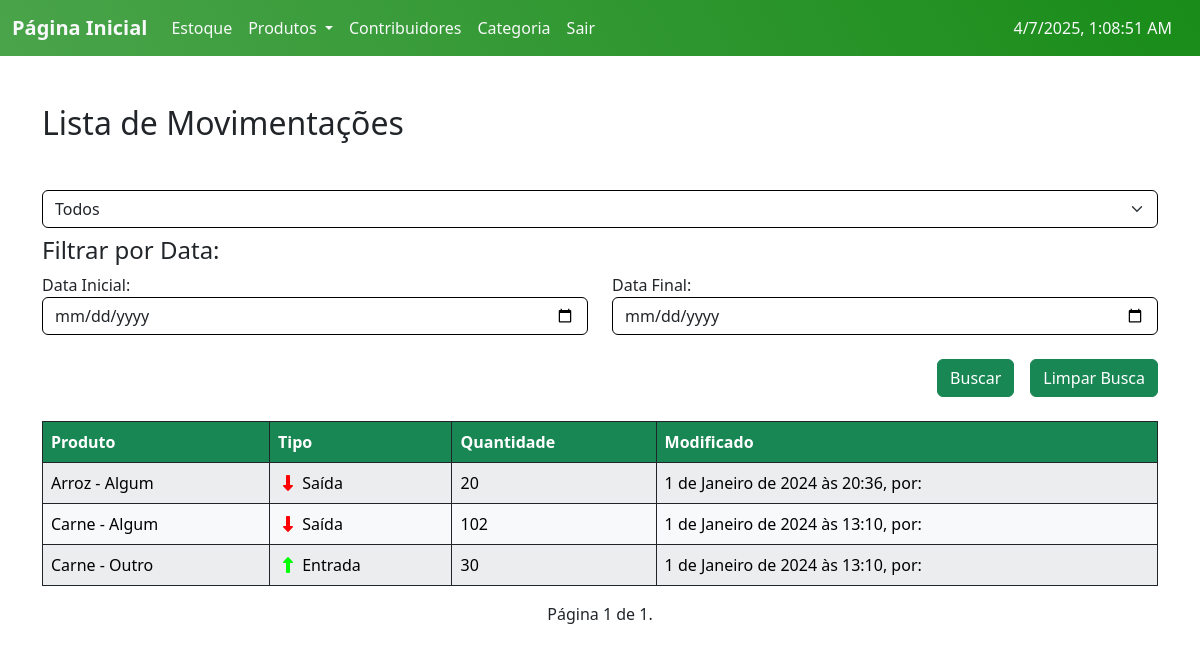
The app's page /Movimentos/ (signed in), older data.
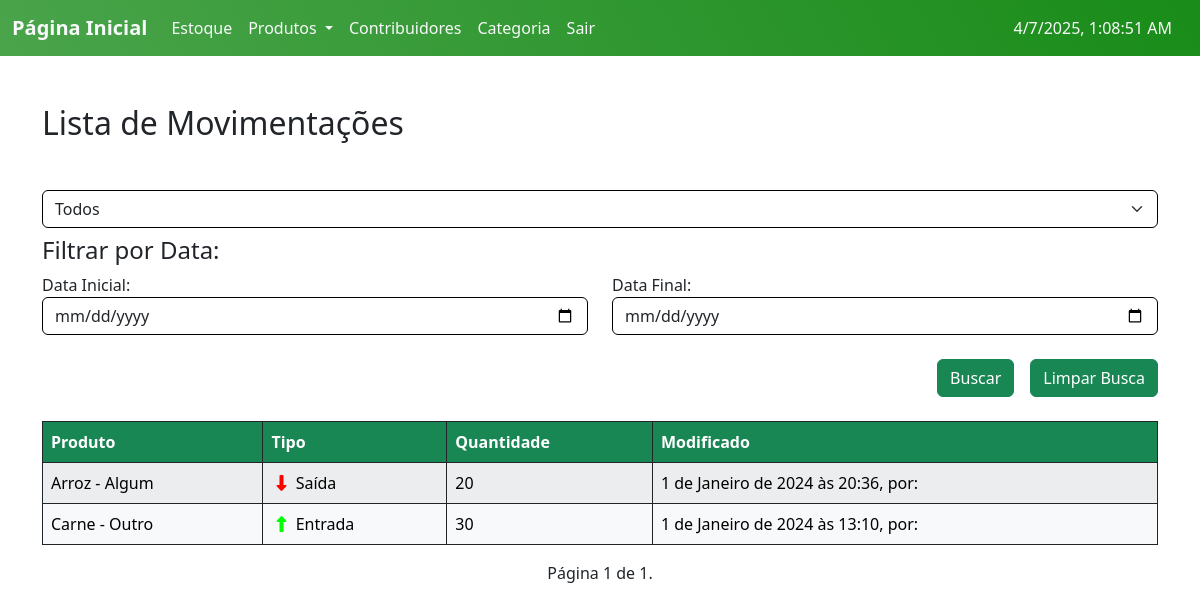
The same page, newer data.
### ABSJ/models.py (models this page shows, shortened)
class Movimento(models.Model):
    user = models.ForeignKey(User, on_delete=models.CASCADE)
    produto = models.ForeignKey(Produto, on_delete=models.CASCADE)
    quantidade = models.PositiveIntegerField()
    tipo = models.CharField(max_length=7, choices=MOVIMENTO)
    modificado = models.DateTimeField(auto_now=True)
    class Meta:
        ordering = ['-modificado']

class Produto(models.Model):
    slug = models.SlugField(unique=True)
    user = models.ForeignKey(User, on_delete=models.CASCADE)
    categoria = models.ForeignKey(Categoria, on_delete=models.CASCADE, null=True)
    contribuidor = models.ForeignKey(Contribuidor, on_delete=models.CASCADE, null=True)
    produto = models.CharField(max_length=200)
    codigo = models.PositiveIntegerField(unique=True)
    estoque = models.PositiveIntegerField(default=0)
    validade = models.DateField()
    tempo_ultima_atualizacao = models.DateField(default=date.today)
    quantidade_dias = models.IntegerField(default=0)
    class Meta:
        ordering = ['produto']
    def __str__(self):
        return self.produto.capitalize()

class Contribuidor(models.Model):
    slug = models.SlugField(unique=True)
    contribuidor = models.CharField(max_length=250, unique=True)
    tipocontribuidor = models.CharField(choices=CONTRIBUIDOR, max_length=10)
    tempo = models.DateField()
    tempo_ultima_atualizacao = models.DateField(default=date.today)
    quantidade_dias = models.PositiveIntegerField(default=0)
    observacoes = models.TextField(blank=True, null=True)
    class Meta:
        ordering = ['tempo']
    def __str__(self):
        return self.contribuidor.capitalize()

### ABSJ/views.py (the view, shortened to what this page needs)
# urls.py: path('Movimentos/', v.movimento_list, name='Movimento_list'),
@login_required
def movimento_list(request):
    movimentos = m.Movimento.objects.all()
    tipo = request.GET.get('tipo')
    sDate = request.GET.get('start_date')
    eDate = request.GET.get('end_date')
    if tipo:
        movimentos = movimentos.filter(tipo=tipo)
    paginator = Paginator(movimentos, 30)
    page = request.GET.get('page')
    try:
        movimentos = paginator.page(page)
    except PageNotAnInteger:
        movimentos = paginator.page(1)
    except EmptyPage:
        movimentos = paginator.page(paginator.num_pages)
    return render(request, 'list_Movimento.html', {'movimentos':movimentos})

### templates/list_Movimento.html (shortened to what this page needs)
{% extends 'home.html' %}
{% load static %}
{% block content %}
<div class="container mt-5">
  <h2 class="mb-5">Lista de Movimentações</h2>
  <form action="{% url 'Movimento_list' %}" method="GET">
    <select name="tipo" class="form-select mb-2">
      <option value="">Todos</option>
    </select>
    <div class="row mb-4">
      <h4>Filtrar por Data:</h4>
        <div class="col-md-6">
          <label for="sdate">Data Inicial:</label>
          <input class="form-control" id="sdate" type="date" name="start_date">
        </div>
        <div class="col-md-6">
          <label for="edate">Data Final:</label>
          <input class="form-control" id="edate" type="date" name="end_date">
        </div>
    </div>
    <div class="d-flex justify-content-end mb-4">
      <input class="btn btn-success mx-3" type="submit" value="Buscar">
      <a class="btn btn-success" href="{% url 'Movimento_list' %}">Limpar Busca</a>
    </div>
  </form>
  <div class="table-responsive">
    <table class="table table-striped table-bordered table-hover border-dark">
      <thead id="customTableHead" class="thead-dark table-custom">
        <tr>
          <th scope="col">Produto</th>
            <th scope="col">Tipo</th>
            <th scope="col">Quantidade</th>
            <th scope="col">Modificado</th>
        </tr>
      </thead>
      <tbody>
        {% if movimentos %}
          {% for movimento in movimentos %}
            <tr class="table-light border-dark custom-links">
              <td><a href="{% url 'Produto_read' slug=movimento.produto.slug %}" class="specific-link ">{{ movimento.produto }}</a> - {{ movimento.produto.contribuidor }}</td>
              <td>
                {% if movimento.tipo == 'Entrada' %}
                  <i class="fa-solid fa-up-long" style="color: #0f0; padding: 0 5px;"></i>
                  {{ movimento.tipo }}
                {% elif movimento.tipo == 'Saída' %}
                  <i class="fa-solid fa-down-long" style="color: #f00; padding: 0 5px;"></i>
                  {{ movimento.tipo }}
                {% endif %}
              </td>
              <td>{{ movimento.quantidade }}</td>
              <td>{{ movimento.modificado }}, por: {{ movimento.user.first_name }}</td>
            </tr>
          {% endfor %}
        {% else %}
          <tr>
            <td class="text-center p-5" colspan="5">Sem resultados encontrados :C</td>
          </tr>
        {% endif %}
      </tbody>
    </table>
    <div class="pagination">
      <span class="step-links">
          <span class="current">
              Página {{ movimentos.number }} de {{ movimentos.paginator.num_pages }}.
          </span>
      </span>
    </div>
  </div>
</div>
{% endblock %}

Row changes from the older to the newer data that the page shows:
removed Movimento: produto "Carne", produto.contribuidor "Algum", tipo "Saída", quantidade "102", modificado "1 de Janeiro de 2024 às 13:10"
